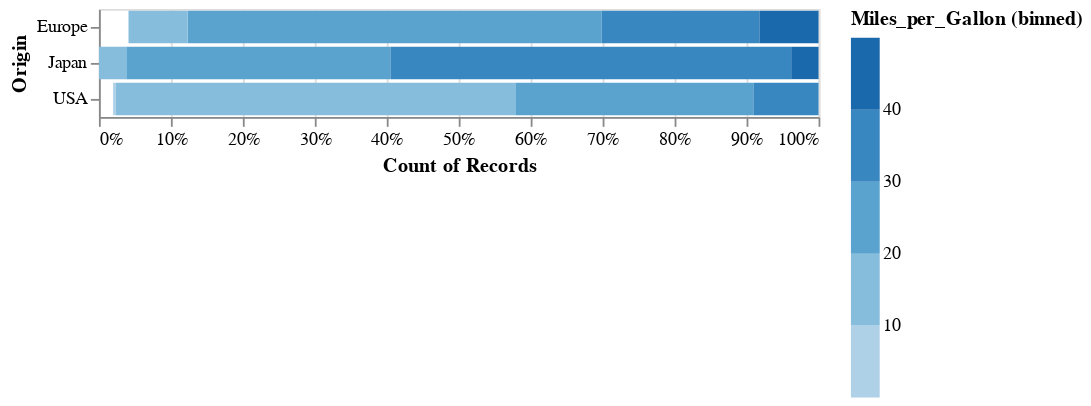

Source (notebook cell):
### Markdown cell above
This gives us a better appreciation of the proportion of MPG *within* each country.

If we wish, we can normalize the counts on the x-axis to compare proportions directly:

### Code cell
alt.Chart(cars).mark_bar().encode(
    color=alt.Color('Miles_per_Gallon', bin=True),
    x=alt.X('count()', stack='normalize'),
    y='Origin'
)

### Figure 1 — Vega-Lite specification as saved in the notebook (floating-point values rounded to 4 significant figures; data arrays with more than 128 entries replaced by an {"elided": "..."} marker saying what was removed)
{"config": {"view": {"continuousWidth": 400, "continuousHeight": 300}}, "data": {"name": "data-f02450ab61490a1363517a0190416235"}, "mark": "bar", "encoding": {"color": {"bin": true, "field": "Miles_per_Gallon", "type": "quantitative"}, "x": {"aggregate": "count", "stack": "normalize", "type": "quantitative"}, "y": {"field": "Origin", "type": "nominal"}}, "$schema": "https://vega.github.io/schema/vega-lite/v4.17.0.json", "datasets": {"data-f02450ab61490a1363517a0190416235": {"elided": "406 records"}}}
